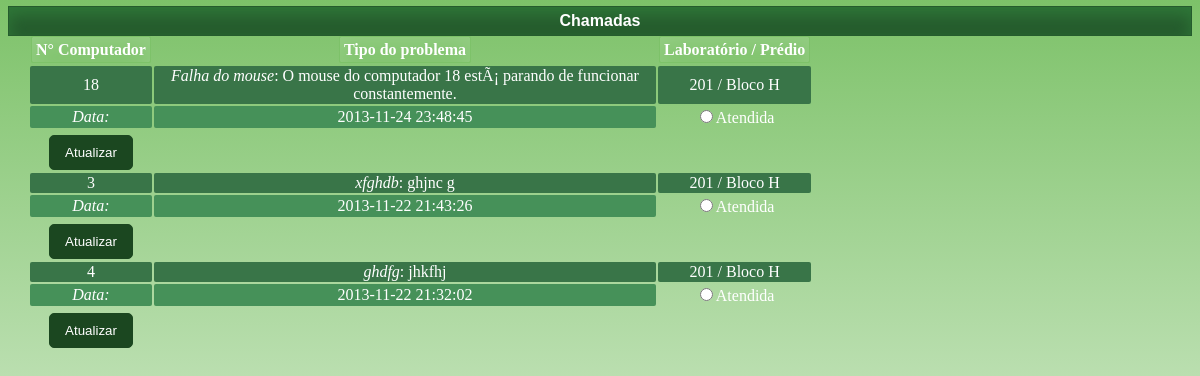
The page /projeto/manut_novas_chamadas.php (signed in) on the database its author committed.
### tables this page shows
CREATE TABLE IF NOT EXISTS `info_problemas` (
  `cod_info_problemas` int(11) NOT NULL AUTO_INCREMENT,
  `cod_lab` int(11) NOT NULL,
  `computador` int(3) NOT NULL,
  `tipo` varchar(100) NOT NULL,
  `descricao` varchar(500) NOT NULL,
  `dt_informado` timestamp NOT NULL DEFAULT CURRENT_TIMESTAMP ON UPDATE CURRENT_TIMESTAMP,
  `status` varchar(10) NOT NULL,
  `cod_usuario` int(11) NOT NULL,
  `cod_manutencao` int(11) NOT NULL,
  PRIMARY KEY (`cod_info_problemas`),
  KEY `cod_usuario` (`cod_usuario`),
  KEY `cod_lab` (`cod_lab`),
  KEY `cod_manutencao` (`cod_manutencao`)
);

CREATE TABLE IF NOT EXISTS `cad_labs` (
  `cod_lab` int(11) NOT NULL AUTO_INCREMENT,
  `numero` int(11) DEFAULT NULL,
  `local` varchar(30) DEFAULT NULL,
  PRIMARY KEY (`cod_lab`)
);

### projeto/manut_novas_chamadas.php (the view, shortened to what this page needs)
    <?php
			if(isset($_SESSION['manutencao_on'])){
            require("parte_topo.php");
?>
<div class="chamadas">
<?php
echo'<br><h4 id="h4_solici">Chamadas</h4>';
    $pesquisa = mysql_query("SELECT *  FROM `info_problemas` WHERE `status` = 'aguardando' order by cod_info_problemas desc");
    if(mysql_num_rows($pesquisa) > 0){
        echo'<table>
<tr>
    <td><b>N° Computador   </b></td>
    <td><b>Tipo do problema   </b></td>
    <td><b>Laboratório / Prédio </b></td>
</tr>
<tr><br><br><td>
';
        while($var = mysql_fetch_array($pesquisa)){
        $cod_info_problemas = $var[0];
        $cod_lab = $var[1];
        $computador = $var[2];
        $tipo = $var[3];
        $descricao = $var[4];
        $dt_informado = $var[5];
            $predio_lab = mysql_query('select numero, local from cad_labs where cod_lab = '.$cod_lab.' ;');
            $predio = mysql_fetch_array($predio_lab);
        echo'<form method="POST" action="manut_novas_chamadas_processa.php">';
        echo'
<tr>
    <td class="td_info">'.$computador.'</td>
    <td class="td_info" id="tipo_prob"><i>'.$tipo.'</i>: '.utf8_decode($descricao).'</td>
    <td class="td_info">'.$predio[0].' / '.$predio[1].'</td>
</tr>
<tr>
    <td class="td_data"><i>Data: </i></td>
    <td class="td_data">'.$dt_informado.'</td>
    <td><input type="radio" name="cod_chamadas" value="'.$cod_info_problemas.'">Atendida</td>
</tr>
<tr><td>
<tr><td>
            ';
         echo'<input type="submit" value="Atualizar" class="submit_cad">';
        echo'</form>';
        }
    echo'</table>';
    }
?>
</div>
<?php
}else{
    header("location:index.php");
}
?>

### projeto/css/01.css (style rules this page uses)
.submit_cad { background-color: #1B4720; color: #fff; border: 1px solid #1B4720; padding: 9px 15px; cursor: pointer; border-radius: 5px; text-decoration: none; }

### projeto/css/02.css (style rules this page uses)
#h4_solici { margin-top: -20px; color: #fff; padding: 5px; box-shadow: inset 0px 8px 15px #2F7738; border: 1px solid #255C2D; background-color: #255C2D; }
h4 { color: #fff; }

### projeto/css/03.css (style rules this page uses)
.chamadas table { font-family: verdana; margin-left: 20px; margin-top: -55px; }
.td_data, .td_info { border-radius: 2px; padding: 3; }
.td_info { color:#fff; background-color: #397548; cursor: pointer; }
#tipo_prob { width: 500px; }
.td_data { background-color: #469159; }
.chamadas table b { background-color: #7DC269; padding: 4px; border: 1px solid #7dc269; box-shadow: inset 0px 8px 25px #96CE86; border-radius: 2px; }

### rows shown on the page
info_problemas: computador "18", tipo "Falha do mouse", descricao "O mouse do computador 18 estÃ¡ parando de funcionar constantemente.", cod_lab.numero "201", cod_lab.local "Bloco H", dt_informado "2013-11-24 23:48:45"
info_problemas: computador "3", tipo "xfghdb", descricao "ghjnc g", cod_lab.numero "201", cod_lab.local "Bloco H", dt_informado "2013-11-22 21:43:26"
info_problemas: computador "4", tipo "ghdfg", descricao "jhkfhj", cod_lab.numero "201", cod_lab.local "Bloco H", dt_informado "2013-11-22 21:32:02"
